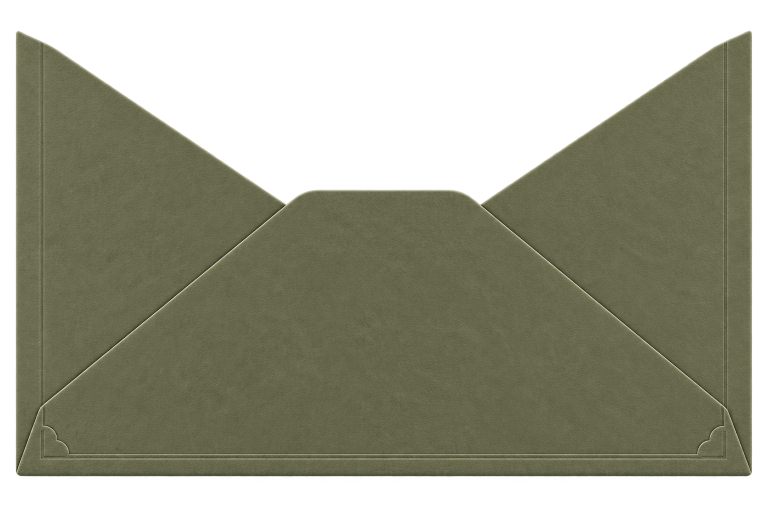
#> input picture assets/hanna/archive/old-envelope-pocket.png, 1536 x 1024 px, given in place of page-02.png, which was not available (shown at 1/2 size)
$ python measure-pdf.py
#> lines starting #> are read from the running program, lines starting #| are printed output that depends on the picture; after the words box and inside, x2 and y2 are one past the last pixel; in counts of white or black regions, pixels touching at a corner belong together; pictures that were not available may be replaced by others from this repository, and a replacement may not be noted
#!/usr/bin/env python3
"""
Script d'analyse et de mesure pixel rigoureuse :
- Mesure du sceau sur Page 2
- Mesures de référence sur Page 4 (enveloppe ouverte)
- Mesures réelles de la carte P12 -> P26
"""

import os
import math
import numpy as np
from PIL import Image

DEV_DIR = os.path.join(os.path.dirname(__file__), '..', '.dev', 'pdf-pages')
ASSETS_DIR = os.path.join(os.path.dirname(__file__), '..', 'assets', 'hanna')

def analyze_page_02_seal():
    """Analyse de la position du sceau sur la page 2 (dos fermé)."""
    p2 = Image.open(os.path.join(DEV_DIR, 'page-02.png')).convert('RGB')
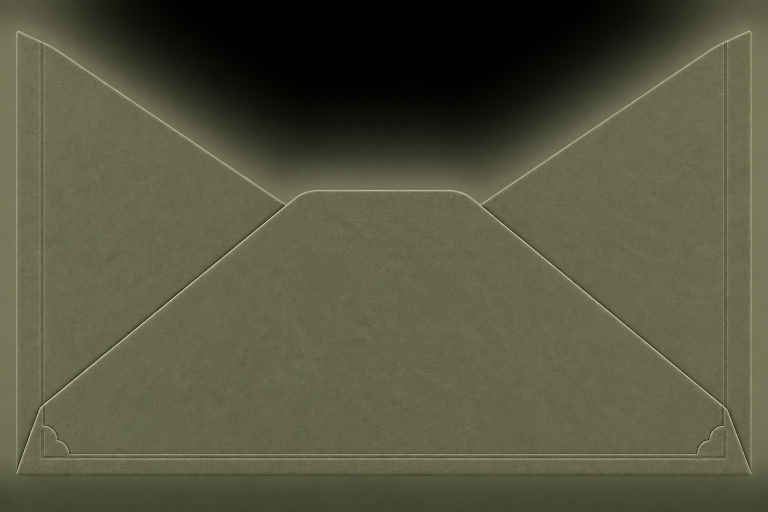
#> p2: PIL image 1536x1024 RGB (shown at 1/2 size); mean R, G, B 84.8, 85.7, 63.8
    arr = np.array(p2)
    h, w, _ = arr.shape
#> h = 1024; w = 1536

    # Fond ivoire ~ (247, 246, 240) ou similaire.
    # Détecter la bounding box de l'enveloppe
    bg = arr[10, 10]
#> bg = [90, 89, 67]
    diff = np.abs(arr.astype(int) - bg.astype(int)).sum(axis=2)
    mask = diff > 25
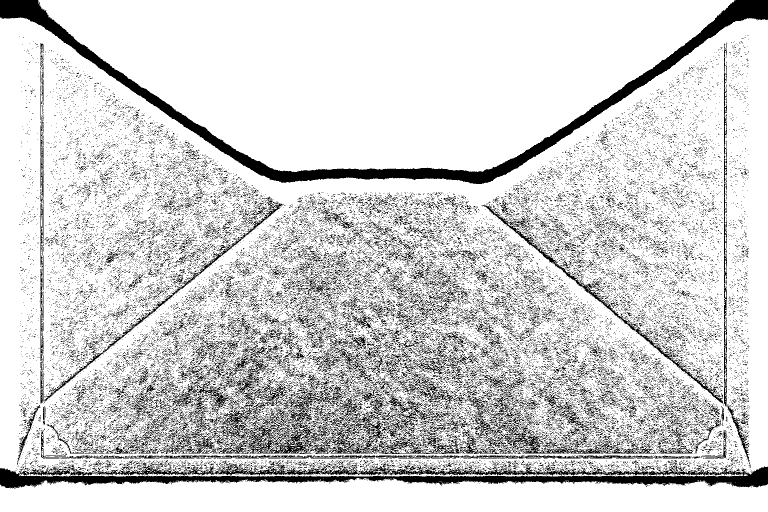
#> mask: shape (1024, 1536) bool (shown at 1/2 size); 82.6% white; 36244 black regions (35227 under 20 px), largest, box (x1, y1, x2, y2) and area: (0, 0, 1536, 368) 37139, (0, 922, 1536, 977) 31489, (434, 746, 999, 908) 17993
    y_indices, x_indices = np.where(mask)
    env_left, env_top, env_right, env_bottom = x_indices.min(), y_indices.min(), x_indices.max(), y_indices.max()
#> env_left = 0; env_top = 0; env_right = 1535; env_bottom = 1023
    env_w = env_right - env_left
#> env_w = 1535
    env_h = env_bottom - env_top
#> env_h = 1023
    env_cx = (env_left + env_right) / 2
#> env_cx = 767.5
    env_cy = (env_top + env_bottom) / 2
#> env_cy = 511.5

    # Sceau doré : teinte dorée/brune caractéristique
    # Le sceau est au milieu du dos
    # Détection de la zone dorée du sceau (pixels plus chauds/dorés au centre)
    r = arr[:, :, 0].astype(float)
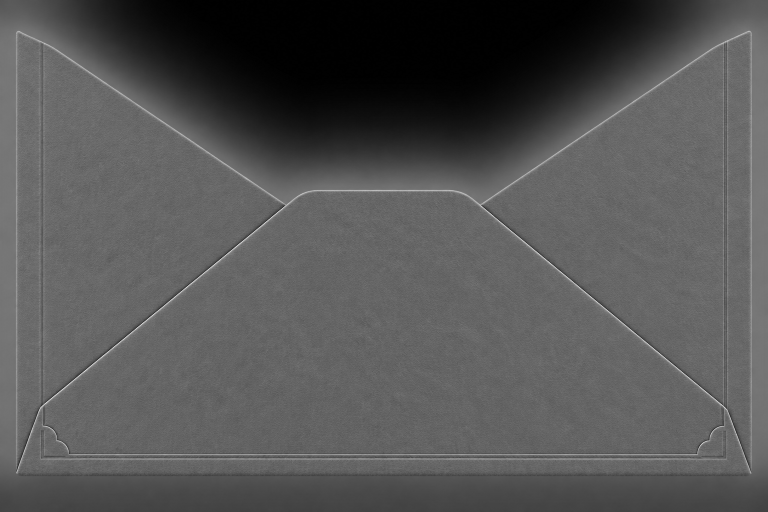
#> r: shape (1024, 1536) float64 (shown at 1/2 size); min 0, max 249, mean 84.8
    g = arr[:, :, 1].astype(float)
    b = arr[:, :, 2].astype(float)
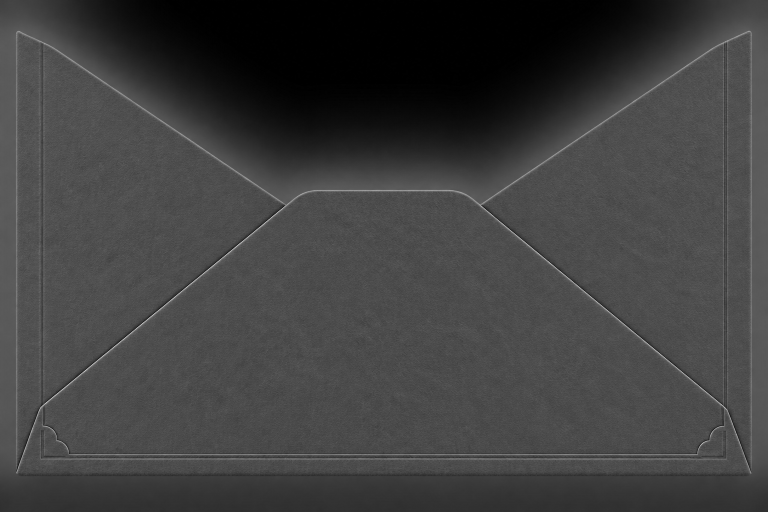
#> b: shape (1024, 1536) float64 (shown at 1/2 size); min 0, max 232, mean 63.8

    # Sceau : r > 160, g > 130, b < 100 dans la région centrale
    seal_mask = (r > 150) & (g > 120) & (b < 110) & (diff > 40)
#> seal_mask: shape (1024, 1536) bool; every value is 0
    # Restreindre autour du centre de l'enveloppe
    cy_min, cy_max = int(env_cy - env_h * 0.3), int(env_cy + env_h * 0.3)
#> cy_min = 204; cy_max = 818
    cx_min, cx_max = int(env_cx - env_w * 0.2), int(env_cx + env_w * 0.2)
#> cx_min = 460; cx_max = 1074
    region_seal = seal_mask[cy_min:cy_max, cx_min:cx_max]
#> region_seal: shape (614, 614) bool; every value is 0
    sy, sx = np.where(region_seal)
#> sy = empty array; sx = empty array

    if len(sy) > 0:
        seal_left = cx_min + sx.min()
        seal_right = cx_min + sx.max()
        seal_top = cy_min + sy.min()
        seal_bottom = cy_min + sy.max()
        seal_w = seal_right - seal_left
        seal_h = seal_bottom - seal_top
        seal_cx = (seal_left + seal_right) / 2
        seal_cy = (seal_top + seal_bottom) / 2

        rel_x = (seal_cx - env_cx) / env_w
        rel_y = (seal_cy - env_cy) / env_h
        rel_size = seal_w / env_w

        print(f"=== PAGE 02 — SCEAU ===")
        print(f"Enveloppe : bbox=({env_left}, {env_top}, {env_right}, {env_bottom}), taille={env_w}x{env_h}, centre=({env_cx:.1f}, {env_cy:.1f})")
        print(f"Sceau : bbox=({seal_left}, {seal_top}, {seal_right}, {seal_bottom}), taille={seal_w}x{seal_h}, centre=({seal_cx:.1f}, {seal_cy:.1f})")
        print(f"Décalage relatif centre enveloppe : dx={rel_x:.4f} * env_w, dy={rel_y:.4f} * env_h")
        print(f"Diamètre relatif sceau/enveloppe : {rel_size:.4f} ({rel_size*100:.1f}%)")
    else:
        print("Sceau non isolé automatiquement par seuillage strict.")

def analyze_open_reference():
    """Analyse réelle des mesures sur old-envelope-open.png."""
    ref_path = os.path.join(ASSETS_DIR, 'archive', 'old-envelope-open.png')
    img = Image.open(ref_path)
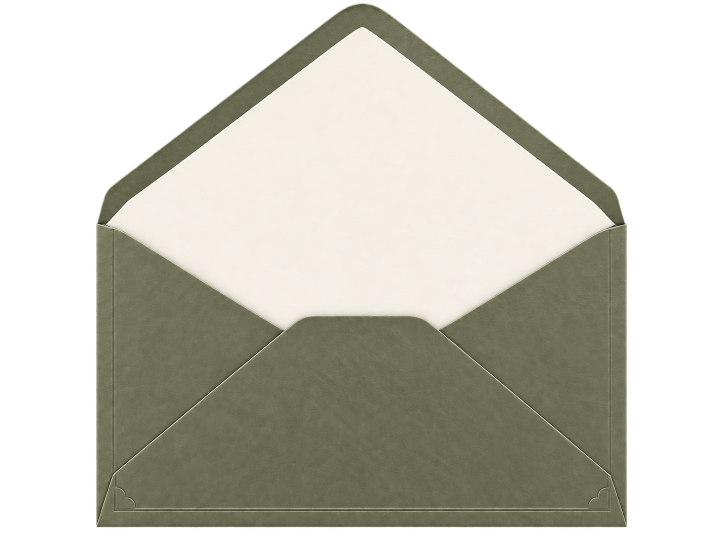
#> input picture assets/hanna/archive/old-envelope-open.png, 1448 x 1086 px (shown at 1/2 size)
#> img is the input picture: PIL image 1448x1086 RGBA; mean R, G, B, A 92.7, 92, 81, 146.9
    alpha = np.array(img.split()[-1])
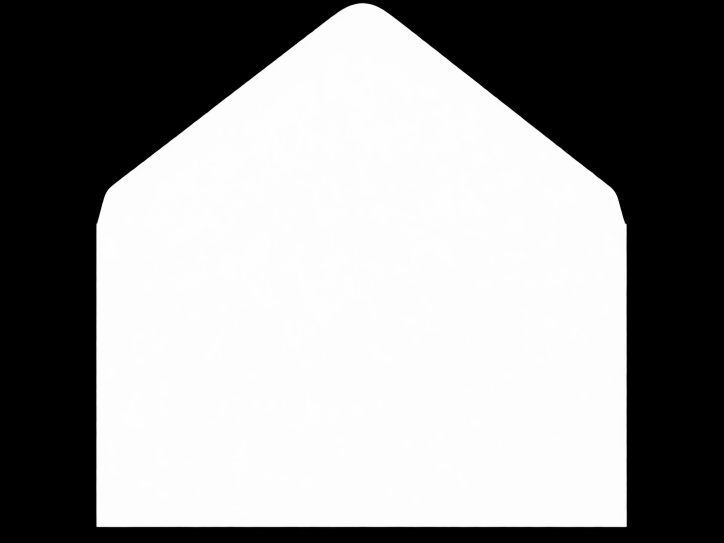
#> alpha: shape (1086, 1448) (shown at 1/2 size); min 0, max 255, mean 146.9
    rgb = np.array(img.convert('RGB'))
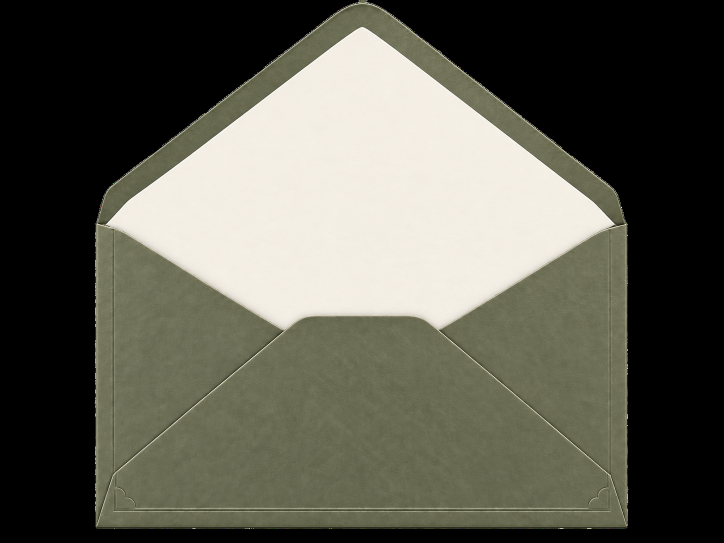
#> rgb: shape (1086, 1448, 3) (shown at 1/2 size); mean R, G, B 92.7, 92, 81

    # BBox visible
    y_idx, x_idx = np.where(alpha > 10)
    left, top, right, bottom = x_idx.min(), y_idx.min(), x_idx.max(), y_idx.max()
#> left = 192; top = 5; right = 1253; bottom = 1054
    vis_w = right - left
#> vis_w = 1061
    vis_h = bottom - top
#> vis_h = 1049
    cx = (left + right) / 2
#> cx = 722.5
    cy = (top + bottom) / 2
#> cy = 529.5

    # Ligne de poche : là où la découpe de poche commence (profil en V)
    # L'intérieur blanc est visible au-dessus de la poche
    # Trouvons la transition entre l'intérieur blanc/beige et le vert de la poche
    # Au centre horizontal cx:
    center_col_rgb = rgb[:, int(cx)]
#> center_col_rgb = 1086 rows, first 8: [85, 85, 85], [85, 85, 85], [127, 127, 63], [127, 127, 63], [153, 153, 102], [109, 109, 72], [177, 173, 148], [214, 210, 191]
    center_col_alpha = alpha[:, int(cx)]
#> center_col_alpha = 1086 values, max 255 at index 1052, min 0 at index 1055, mean 244.2

    # Vert olive de la poche : R ~ 90-140, G ~ 100-150, B ~ 80-130
    # Intérieur blanc/ivoire : R > 200, G > 190, B > 180
    pocket_v_notch_y = None
    for y in range(top, bottom):
        r, g, b = center_col_rgb[y]
        if center_col_alpha[y] > 128:
            # Pointe du V au centre
            if r < 160 and g < 160 and b < 150 and y > top + vis_h * 0.4:
                pocket_v_notch_y = y
                break
#> this loop made 629 passes
#> (r, g, b) on passes 1 to 12: (109, 109, 72), (177, 173, 148), (214, 210, 191), (109, 110, 83), (88, 91, 64), (80, 81, 59), (82, 83, 60), (92, 94, 68), (91, 93, 67), (97, 99, 73), (97, 98, 73), (104, 106, 79)

    # Sommet du rabat : top de la bbox visible
    flap_apex_y = top
#> flap_apex_y = 5
    bottom_y = bottom
#> bottom_y = 1054

    print(f"\n=== OLD ENVELOPE OPEN — MESURES RÉELLES ===")
    print(f"Image native : {img.size[0]}x{img.size[1]}")
#| Image native : 1448x1086
    print(f"BBox visible : left={left}, top={top}, right={right}, bottom={bottom}")
#| BBox visible : left=192, top=5, right=1253, bottom=1054
    print(f"Dimensions visibles : {vis_w} x {vis_h} (ratio={vis_w/vis_h:.4f})")
#| Dimensions visibles : 1061 x 1049 (ratio=1.0114)
    print(f"Centre visible : ({cx:.1f}, {cy:.1f})")
#| Centre visible : (722.5, 529.5)
    print(f"Sommet rabat Y : {flap_apex_y} (décalage au centre = {flap_apex_y - cy} px)")
#| Sommet rabat Y : 5 (décalage au centre = -524.5 px)
    print(f"Pointe V poche Y : {pocket_v_notch_y} (décalage au centre = {pocket_v_notch_y - cy} px)")
#| Pointe V poche Y : 633 (décalage au centre = 103.5 px)
    print(f"Bas enveloppe Y : {bottom_y} (décalage au centre = {bottom_y - cy} px)")
#| Bas enveloppe Y : 1054 (décalage au centre = 524.5 px)
    print(f"Hauteur poche (V au bas) : {bottom_y - pocket_v_notch_y} px")
#| Hauteur poche (V au bas) : 421 px
    print(f"Hauteur rabat (sommet au V) : {pocket_v_notch_y - flap_apex_y} px")
#| Hauteur rabat (sommet au V) : 628 px

def analyze_card_pages():
    """Analyse de la position et de l'angle de la carte sur P12 -> P26."""
    print(f"\n=== MESURE DES PAGES P12 À P26 ===")
    for p in range(12, 27):
        img_path = os.path.join(DEV_DIR, f"page-{p:02d}.png")
        if not os.path.exists(img_path):
            continue
        img = Image.open(img_path).convert('RGB')
        arr = np.array(img)
        bg = arr[10, 10]
        diff = np.abs(arr.astype(int) - bg.astype(int)).sum(axis=2)
        mask = diff > 25
        y_idx, x_idx = np.where(mask)
        if len(x_idx) == 0:
            continue
        left, top, right, bottom = x_idx.min(), y_idx.min(), x_idx.max(), y_idx.max()
        pw, ph = right - left, bottom - top
        pcx, pcy = (left + right) / 2, (top + bottom) / 2

        print(f"Page {p:02d}: BBox=({left}, {top}, {right}, {bottom}), Dim={pw}x{ph}, Centre=({pcx:.1f}, {pcy:.1f})")

if __name__ == '__main__':
    analyze_page_02_seal()
    analyze_open_reference()
    analyze_card_pages()
